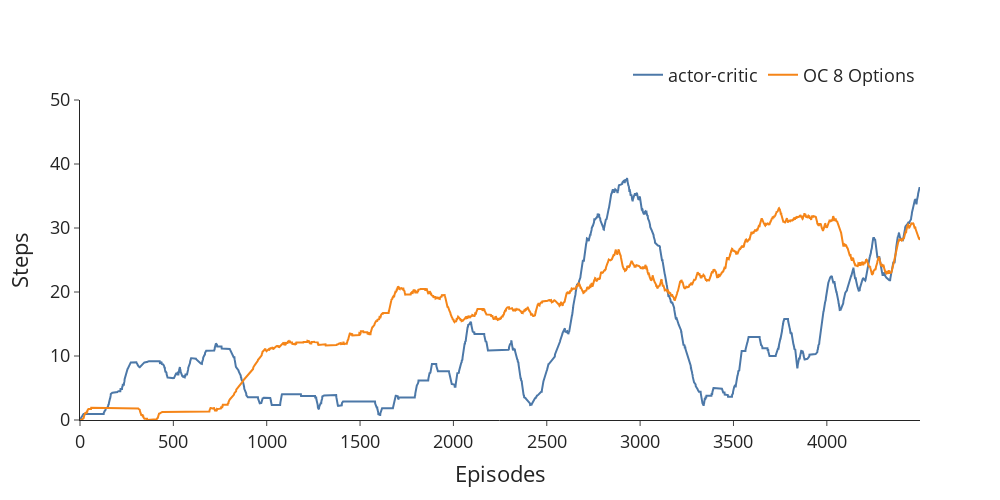

Notebook code cell kept with this figure:
### Code cell
def cum_mean(array, interval = 200):
    new_array = np.zeros(len(array))
    for i in range(len(array)):
        if i>interval:
            new_array[i] = np.mean(array[i-interval:i])
        else:
            new_array[i] = np.mean(array[0:i].tolist() + [0]*(interval-i)) 
    
    return new_array


tmp_logs = pd.read_csv("breakout_logs.csv")

names = [
    "actor-critic",
#     "OC 4 Options",
    "OC 8 Options"
]

fig = go.Figure()

min_value = 0
max_value = 4500
step_value = 1
for name in names:
    sub = pd.Series(tmp_logs[name][min_value:max_value:step_value], name=f"sub_{name}")
    tmp_logs = pd.concat([tmp_logs, sub], axis=1)
    tmp_logs.loc[:, f"mean_{name}"] = cum_mean(tmp_logs.loc[:, f"sub_{name}"], 300)
    tmp_logs.loc[:, f"smooth_{name}"] = smooth(tmp_logs.loc[:, f"sub_{name}"], .99)
    
  
    
colors = px.colors.qualitative.T10


for i, name in enumerate(names):
    
    line = go.Scatter(
        x=tmp_logs.index, y=tmp_logs[f"mean_{name}"][:max_value],
        mode='lines', name=name, 
        line=dict(
                color=colors[i],
            )
    )
    fig.add_trace(line)
#     fig.add_trace(go.Scatter(
#         x=tmp_logs.index, y=tmp_logs[name][:max_value],
#         mode='lines',
#         opacity=0.1, showlegend=False,
#         line=dict(color=colors[i])
#         ))

fig.update_layout(
        xaxis_title="Episodes",
        yaxis_title="Steps",
        template="simple_white",
        width=1000, height=500,
        yaxis_range=[0, 50],
        legend=dict(
            orientation="h",
            yanchor="bottom",
            y=1.02,
            xanchor="right",
            x=1
        ),
        font=dict(
            size=18,
        )
)

### Figure 1 — Plotly figure (JSON) as saved in the notebook; plotly's stock layout.template omitted (floating-point values rounded to 4 significant figures; data arrays with more than 128 entries replaced by an {"elided": "..."} marker saying what was removed)
{"data": [{"line": {"color": "#4C78A8"}, "mode": "lines", "name": "actor-critic", "type": "scatter", "x": {"elided": "5635 int values"}, "y": {"elided": "4500 float values"}}, {"line": {"color": "#F58518"}, "mode": "lines", "name": "OC 8 Options", "type": "scatter", "x": {"elided": "5635 int values"}, "y": {"elided": "4500 float values"}}], "layout": {"font": {"size": 18}, "height": 500, "legend": {"orientation": "h", "x": 1, "xanchor": "right", "y": 1.02, "yanchor": "bottom"}, "width": 1000, "xaxis": {"title": {"text": "Episodes"}}, "yaxis": {"range": [0, 50], "title": {"text": "Steps"}}}}
